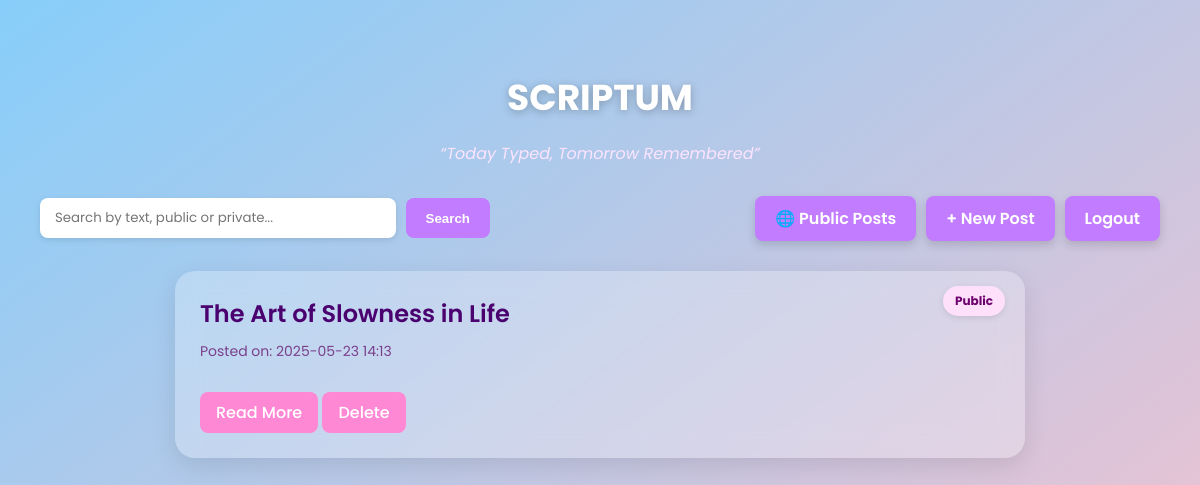
The page /dashboard (signed in) on the database its author committed.
### app/model.py (models this page shows)
class Post(db.Model):
    id = db.Column(db.Integer, primary_key=True)
    title = db.Column(db.String(100), nullable=False)
    content = db.Column(db.Text, nullable=False)
    image_url = db.Column(db.String(255),nullable=True)
    link=db.Column(db.String(255),nullable=True)
    is_public = db.Column(db.Boolean, default=False)
    date_posted = db.Column(db.DateTime, default=datetime.utcnow)
    user_id = db.Column(db.Integer, db.ForeignKey('user.id'), nullable=False)
    views = db.Column(db.Integer, default=0)
    likes = db.Column(db.Integer, default=0)
    liked_by = db.relationship('PostLike', backref='post', lazy='dynamic')

### app/routes/main.py (the view)
@main.route('/')
@main.route('/dashboard')
@login_required
def dashboard():
    query = request.args.get('q', '')
    if query:
        if query.lower() in ['public', 'private']:
            posts = Post.query.filter(
                Post.user_id == current_user.id,
                Post.is_public == (query.lower() == 'public')
            ).all()
        else:
            posts = Post.query.filter(
                Post.user_id == current_user.id,
                Post.content.contains(query)
            ).all()
    else:
        posts = Post.query.filter_by(user_id=current_user.id).all()
    return render_template('dashboard.html', current_user=current_user, posts=posts)

### app/templates/dashboard.html (shortened to what this page needs)
<!DOCTYPE html>
<html lang="en">
<head>
</head>
<body>
    <h2>SCRIPTUM</h2>
    <p class="subtitle">“Today Typed, Tomorrow Remembered”</p>
    <div class="top-actions" style="display: flex; justify-content: space-between; align-items: center; flex-wrap: wrap; gap: 10px; margin-bottom: 30px;">
        <form method="GET" action="{{ url_for('main.dashboard') }}" style="display: flex; gap: 10px; flex-grow: 1; max-width: 450px;">
            <input type="text" name="q" placeholder="Search by text, public or private..."
                   style="padding: 10px 15px; border-radius: 8px; border: none; flex-grow: 1; box-shadow: 0 2px 6px rgba(0,0,0,0.1); font-family: 'Poppins', sans-serif;">
            <button type="submit" style="padding: 10px 20px; background-color: #c27cff; color: white; border: none; border-radius: 8px; font-weight: 600; cursor: pointer;">
                Search
            </button>
        </form>
        <div style="display: flex; gap: 10px;">
            <a href="{{ url_for('blog.public_posts') }}" class="create-post">🌐 Public Posts</a>
            <a href="{{ url_for('blog.create_post') }}" class="create-post">+ New Post</a>
            <a href="{{ url_for('auth.logout') }}" class="create-post">Logout</a>
        </div>
    </div>
    {% for post in posts %}
    <div class="post-card">
        <div class="visibility-badge">
            {{ 'Public' if post.is_public else 'Private' }}
        </div>
        <div class="post-title">{{ post.title }}</div>
        <div class="post-meta">Posted on: {{ post.date_posted.strftime('%Y-%m-%d %H:%M') }}</div>
        <a class="read-more" href="{{ url_for('blog.post', post_id=post.id) }}">Read More</a>
        <a class="delete" href="{{ url_for('blog.delete', post_id=post.id) }}">Delete</a>
    </div>
    {% endfor %}
</body>
</html>

### app/templates/dashboard.html (style rules this page uses)
body { margin: 0; padding: 40px; font-family: 'Poppins', sans-serif; background: linear-gradient(to bottom right, #87cefa, #ffc0cb); min-height: 100vh; color: #2e003e; }
.top-actions { display: flex; justify-content: flex-end; gap: 10px; width: 100%; max-width: 1200px; margin: 0 auto 20px auto; }
.create-post { padding: 10px 20px; background-color: #c27cff; color: white; text-decoration: none; border-radius: 8px; font-weight: 600; box-shadow: 0 4px 10px rgba(0, 0, 0, 0.15); transition: background-color 0.3s ease; }
h2 { text-align: center; font-size: 36px; font-weight: 700; margin-bottom: 10px; color: #fff; text-shadow: 0 2px 8px rgba(0, 0, 0, 0.25); }
p.subtitle { text-align: center; font-style: italic; color: #fce4ff; margin-bottom: 30px; }
.post-card { background: rgba(255, 255, 255, 0.25); backdrop-filter: blur(12px); border-radius: 20px; padding: 25px; margin: 20px auto; width: 90%; max-width: 800px; box-shadow: 0 8px 24px rgba(0, 0, 0, 0.1); position: relative; transition: transform 0.2s ease; overflow: hidden; }
.post-title { font-size: 24px; font-weight: 600; color: #4a006e; margin-bottom: 10px; }
.post-meta { font-size: 14px; color: #7a3f8b; margin-bottom: 15px; }
.read-more, .delete { display: inline-block; margin-top: 15px; padding: 8px 16px; background-color: #ff88d4; color: white; text-decoration: none; border-radius: 8px; font-weight: 500; transition: background-color 0.3s ease; }
.visibility-badge { position: absolute; top: 15px; right: 20px; background-color: #ffe0fb; color: #6d006d; font-size: 12px; font-weight: bold; padding: 6px 12px; border-radius: 16px; box-shadow: 0 2px 6px rgba(0,0,0,0.1); }

### rows shown on the page
Post: is_public "Public", title "The Art of Slowness in Life", date_posted "2025-05-23 14:13"
